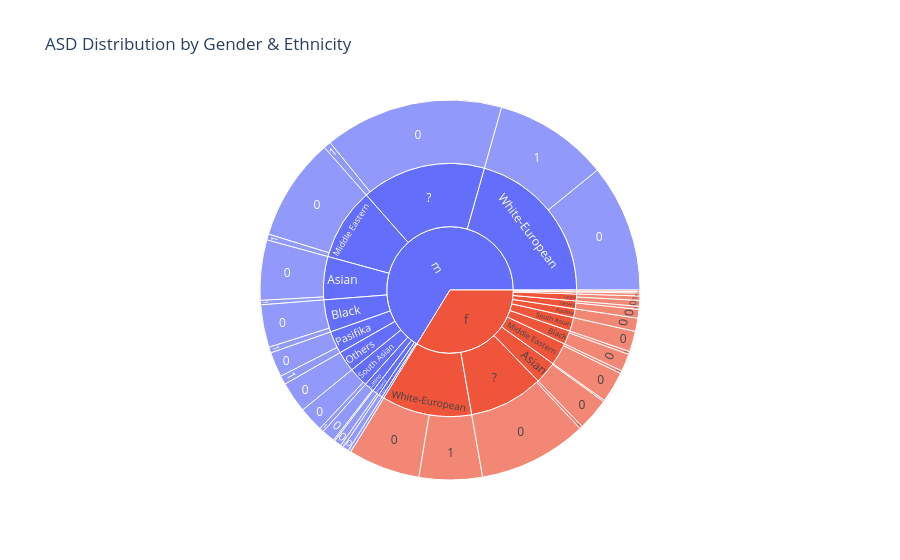

The cell this chart's notebook holds for it:
### Code cell
# Class distribution
sns.countplot(x="Class/ASD", data=data, palette="muted")
plt.title("ASD Class Distribution")
plt.show()

# Gender × Class
sns.countplot(x="gender", hue="Class/ASD", data=data, palette="Set1")
plt.title("Gender vs ASD")
plt.show()

# Age × Class
plt.figure(figsize=(8,5))
sns.violinplot(x="Class/ASD", y="age", data=data, palette="Set2")
plt.title("Age vs ASD Class")
plt.show()

# Sunburst
fig = px.sunburst(data, path=["gender","ethnicity","Class/ASD"],
                  title="ASD Distribution by Gender & Ethnicity")
fig.show()

### Figure 1 — Plotly figure (JSON) as saved in the notebook; plotly's stock layout.template omitted (floating-point values rounded to 4 significant figures)
{"data": [{"branchvalues": "total", "domain": {"x": [0, 1], "y": [0, 1]}, "hovertemplate": "labels=%{label}<br>count=%{value}<br>parent=%{parent}<br>id=%{id}<extra></extra>", "ids": ["f/?/0", "m/?/0", "m/White-European/1", "m/Middle Eastern /0", "f/Pasifika/0", "m/Black/1", "m/White-European/0", "f/Others/0", "m/Others/0", "m/Hispanic/0", "f/Asian/0", "f/White-European/0", "m/Asian/0", "f/White-European/1", "m/Turkish/0", "m/Pasifika/0", "m/Black/0", "f/Middle Eastern /0", "f/Black/0", "m/South Asian/0", "f/?/1", "m/Latino/0", "f/South Asian/0", "f/Black/1", "m/Pasifika/1", "m/Latino/1", "f/Asian/1", "f/Others/1", "m/South Asian/1", "m/?/1", "f/Turkish/0", "m/Asian/1", "f/Latino/1", "f/others/0", "f/Middle Eastern /1", "f/Latino/0", "m/Hispanic/1", "f/Hispanic/0", "m/Middle Eastern /1", "m/others/0", "f/?", "m/?", "m/White-European", "m/Middle Eastern ", "f/Pasifika", "m/Black", "f/Others", "m/Others", "m/Hispanic", "f/Asian", "f/White-European", "m/Asian", "m/Turkish", "m/Pasifika", "f/Middle Eastern ", "f/Black", "m/South Asian", "m/Latino", "f/South Asian", "f/Turkish", "f/Latino", "f/others", "f/Hispanic", "m/others", "f", "m"], "labels": ["0", "0", "1", "0", "0", "1", "0", "0", "0", "0", "0", "0", "0", "1", "0", "0", "0", "0", "0", "0", "1", "0", "0", "1", "1", "1", "1", "1", "1", "1", "0", "1", "1", "0", "1", "0", "1", "0", "1", "0", "?", "?", "White-European", "Middle Eastern ", "Pasifika", "Black", "Others", "Others", "Hispanic", "Asian", "White-European", "Asian", "Turkish", "Pasifika", "Middle Eastern ", "Black", "South Asian", "Latino", "South Asian", "Turkish", "Latino", "others", "Hispanic", "others", "f", "m"], "name": "", "parents": ["f/?", "m/?", "m/White-European", "m/Middle Eastern ", "f/Pasifika", "m/Black", "m/White-European", "f/Others", "m/Others", "m/Hispanic", "f/Asian", "f/White-European", "m/Asian", "f/White-European", "m/Turkish", "m/Pasifika", "m/Black", "f/Middle Eastern ", "f/Black", "m/South Asian", "f/?", "m/Latino", "f/South Asian", "f/Black", "m/Pasifika", "m/Latino", "f/Asian", "f/Others", "m/South Asian", "m/?", "f/Turkish", "m/Asian", "f/Latino", "f/others", "f/Middle Eastern ", "f/Latino", "m/Hispanic", "f/Hispanic", "m/Middle Eastern ", "m/others", "f", "m", "m", "m", "f", "m", "f", "m", "m", "f", "f", "m", "m", "m", "f", "f", "m", "m", "f", "f", "f", "f", "f", "m", "", ""], "type": "sunburst", "values": [74, 122, 78, 70, 9, 4, 87, 6, 21, 5, 22, 49, 41, 43, 4, 17, 29, 21, 12, 17, 2, 9, 14, 2, 6, 1, 1, 2, 3, 5, 1, 3, 3, 1, 2, 4, 2, 2, 4, 2, 76, 127, 165, 74, 9, 33, 8, 21, 7, 23, 92, 44, 4, 23, 23, 14, 20, 10, 14, 1, 7, 1, 2, 2, 270, 530]}], "layout": {"legend": {"tracegroupgap": 0}, "title": {"text": "ASD Distribution by Gender & Ethnicity"}}}
